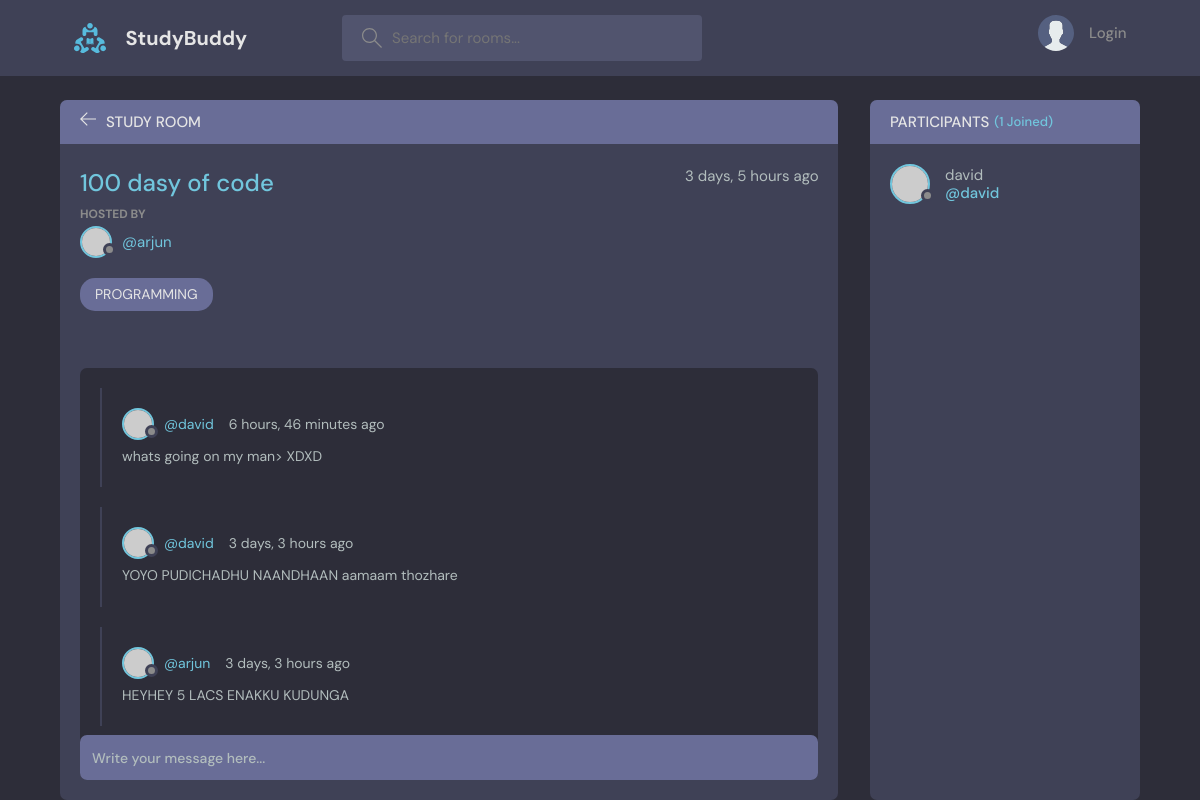
Before: /room/2/ with the older database file.
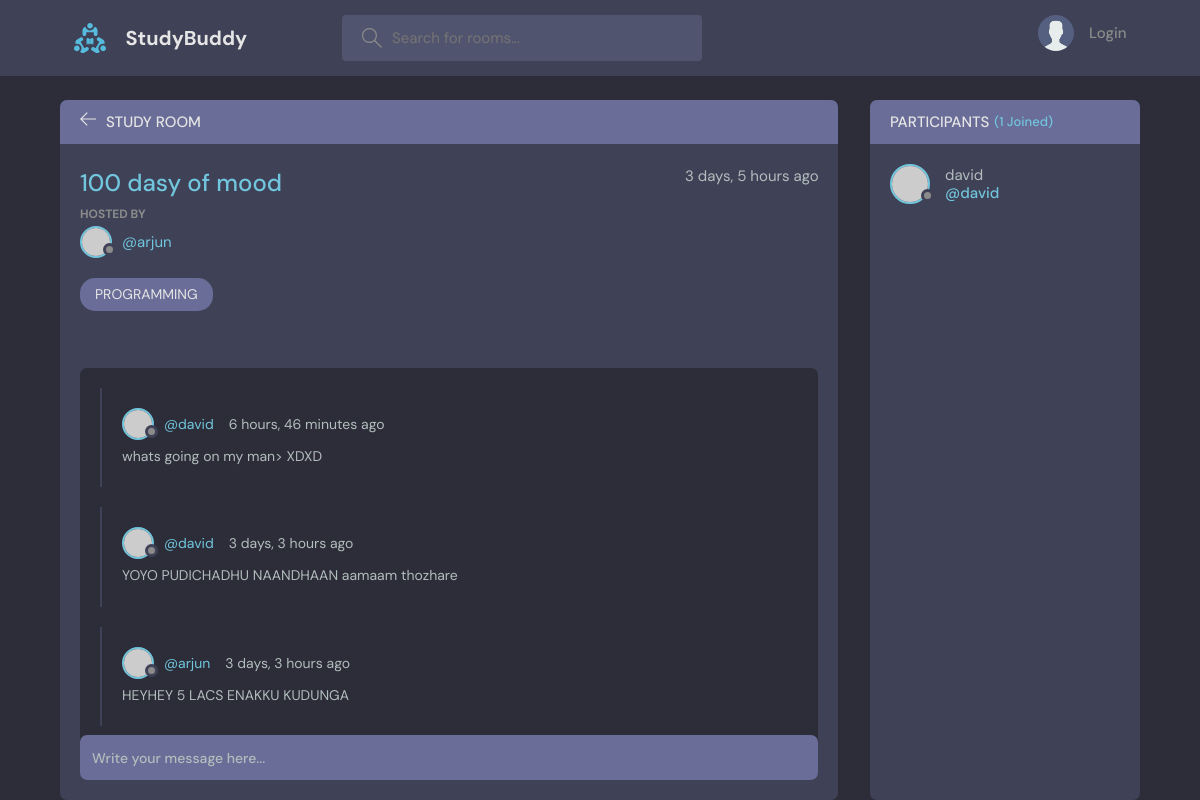
After: the same page with the newer database file.
### app1/models.py (models this page shows, shortened)
class Room(models.Model):
    host= models.ForeignKey(User, on_delete=models.SET_NULL,null=True)
    topic= models.ForeignKey(Topic,on_delete=models.SET_NULL,null=True)
    name= models.CharField(max_length=200)
    desc= models.TextField(null=True,blank=True)
    participants= models.ManyToManyField(User, related_name='participants',blank=True)
    updated= models.DateTimeField(auto_now=True)
    created= models.DateTimeField(auto_now_add=True)
    class Meta:
        ordering=['-updated','-created']

class Topic(models.Model):
    name= models.CharField(max_length=200)
    def __str__(self):
        return self.name

### app1/views.py (the view, shortened to what this page needs)
# urls.py: path('room/<str:pk>/', views.room,name="room"),
def room(request,pk):
    room= Room.objects.get(id=pk)
    room_messages= room.message_set.all()
    participants= room.participants.all()
    context= {'room':room, 'room_messages': room_messages, 'participants':participants}
    return render(request,'app1/room.html',context)

### app1/templates/app1/room.html (shortened to what this page needs)
{% extends 'main.html'%}
{%block content%}
<main class="profile-page layout layout--2">
  <div class="container">
    <div class="room">
      <div class="room__top">
        <div class="room__topLeft">
          <a href="{% url 'home' %}">
            <svg version="1.1" xmlns="http://www.w3.org/2000/svg" width="32" height="32" viewBox="0 0 32 32">
              <title>arrow-left</title>
              <path
                d="M13.723 2.286l-13.723 13.714 13.719 13.714 1.616-1.611-10.96-10.96h27.625v-2.286h-27.625l10.965-10.965-1.616-1.607z">
              </path>
            </svg>
          </a>
          <h3>Study Room</h3>
        </div>
      </div>
      <div class="room__box scroll">
        <div class="room__header scroll">
          <div class="room__info">
            <h3>{{room.name}}</h3>
            <span>{{room.created|timesince}} ago</span>
          </div>
          <div class="room__hosted">
            <p>Hosted By</p>
            <a href="{% url 'user-profile' room.host.id %}" class="room__author">
              <div class="avatar avatar--small">
                <img src="https://randomuser.me/api/portraits/men/37.jpg" />
              </div>
              <span>@{{room.host.username}}</span>
            </a>
          </div>
          <span class="room__topics">{{room.topic}}</span>
        </div>
        <div class="room__conversation">
          <div class="threads scroll">
            {% for message in room_messages%}
            <div class="thread">
              <div class="thread__top">
                <div class="thread__author">
                  <a href="{% url 'user-profile' message.user.id %}" class="thread__authorInfo">
                    <div class="avatar avatar--small">
                      <img src="https://randomuser.me/api/portraits/men/37.jpg" />
                    </div>
                    <span>@{{message.user}}</span>
                  </a>
                  <span class="thread__date">{{message.created|timesince}} ago</span>
                </div>
              </div>
              <div class="thread__details">
                {{message.body}}
              </div>
            </div>
            {% endfor %}
          </div>
        </div>
      </div>
      <div class="room__message">
        <form action="#"><input name="" placeholder="Write your message here..." /></form>
      </div>
    </div>
    <div class="participants">
      <h3 class="participants__top">Participants <span>({{participants.count}} Joined)</span></h3>
      <div class="participants__list scroll">
        {% for participant in participants%}
        <a href="{% url 'user-profile' participant.id %}" class="participant">
          <div class="avatar avatar--medium">
            <img src="https://randomuser.me/api/portraits/men/37.jpg" />
          </div>
          <p>
            {{participant.username}}
            <span>@{{participant.username}}</span>
          </p>
        </a>
        {% endfor %}
      </div>
    </div>
  </div>
</main>
{% endblock content%}

Changed rows visible on the page:
changed Room "arjun": name "100 dasy of code" → "100 dasy of mood"
